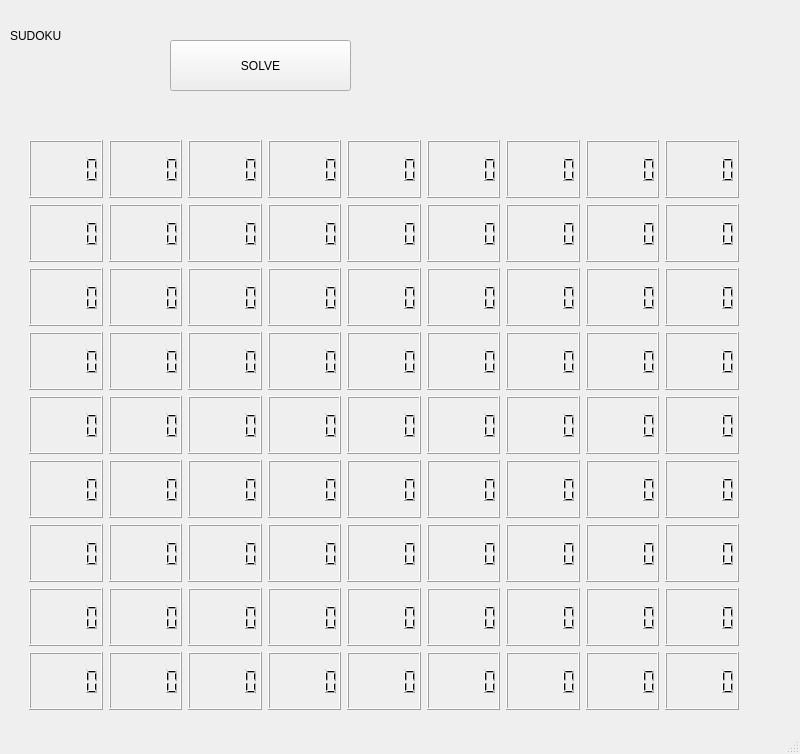
<?xml version="1.0" encoding="UTF-8"?>
<ui version="4.0">
 <class>MainWindow</class>
 <widget class="QMainWindow" name="MainWindow">
  <property name="geometry">
   <rect>
    <x>0</x>
    <y>0</y>
    <width>800</width>
    <height>754</height>
   </rect>
  </property>
  <property name="windowTitle">
   <string>MainWindow</string>
  </property>
  <widget class="QWidget" name="centralwidget">
   <widget class="QWidget" name="gridLayoutWidget">
    <property name="geometry">
     <rect>
      <x>29</x>
      <y>140</y>
      <width>710</width>
      <height>570</height>
     </rect>
    </property>
    <layout class="QGridLayout" name="gridLayout">
     <item row="0" column="2">
      <widget class="QLCDNumber" name="g02"/>
     </item>
     <item row="4" column="6">
      <widget class="QLCDNumber" name="g46"/>
     </item>
     <item row="1" column="5">
      <widget class="QLCDNumber" name="g15"/>
     </item>
     <item row="0" column="8">
      <widget class="QLCDNumber" name="g08"/>
     </item>
     <item row="4" column="4">
      <widget class="QLCDNumber" name="g44"/>
     </item>
     <item row="0" column="1">
      <widget class="QLCDNumber" name="g01"/>
     </item>
     <item row="6" column="8">
      <widget class="QLCDNumber" name="g68"/>
     </item>
     <item row="8" column="7">
      <widget class="QLCDNumber" name="g87"/>
     </item>
     <item row="3" column="3">
      <widget class="QLCDNumber" name="g33"/>
     </item>
     <item row="8" column="4">
      <widget class="QLCDNumber" name="g84"/>
     </item>
     <item row="4" column="1">
      <widget class="QLCDNumber" name="g41"/>
     </item>
     <item row="2" column="4">
      <widget class="QLCDNumber" name="g24"/>
     </item>
     <item row="4" column="5">
      <widget class="QLCDNumber" name="g45"/>
     </item>
     <item row="6" column="5">
      <widget class="QLCDNumber" name="g65"/>
     </item>
     <item row="8" column="1">
      <widget class="QLCDNumber" name="g81"/>
     </item>
     <item row="7" column="0">
      <widget class="QLCDNumber" name="g70"/>
     </item>
     <item row="6" column="2">
      <widget class="QLCDNumber" name="g62"/>
     </item>
     <item row="7" column="1">
      <widget class="QLCDNumber" name="g71"/>
     </item>
     <item row="7" column="8">
      <widget class="QLCDNumber" name="g78"/>
     </item>
     <item row="4" column="7">
      <widget class="QLCDNumber" name="g47"/>
     </item>
     <item row="4" column="8">
      <widget class="QLCDNumber" name="g48"/>
     </item>
     <item row="7" column="2">
      <widget class="QLCDNumber" name="g72"/>
     </item>
     <item row="6" column="7">
      <widget class="QLCDNumber" name="g67"/>
     </item>
     <item row="6" column="6">
      <widget class="QLCDNumber" name="g66"/>
     </item>
     <item row="1" column="8">
      <widget class="QLCDNumber" name="g18"/>
     </item>
     <item row="6" column="0">
      <widget class="QLCDNumber" name="g60"/>
     </item>
     <item row="1" column="6">
      <widget class="QLCDNumber" name="g16"/>
     </item>
     <item row="6" column="1">
      <widget class="QLCDNumber" name="g61"/>
     </item>
     <item row="6" column="3">
      <widget class="QLCDNumber" name="g63"/>
     </item>
     <item row="1" column="0">
      <widget class="QLCDNumber" name="g10"/>
     </item>
     <item row="8" column="5">
      <widget class="QLCDNumber" name="g85"/>
     </item>
     <item row="1" column="2">
      <widget class="QLCDNumber" name="g12"/>
     </item>
     <item row="5" column="2">
      <widget class="QLCDNumber" name="g52"/>
     </item>
     <item row="3" column="2">
      <widget class="QLCDNumber" name="g32"/>
     </item>
     <item row="7" column="6">
      <widget class="QLCDNumber" name="g76"/>
     </item>
     <item row="2" column="3">
      <widget class="QLCDNumber" name="g23"/>
     </item>
     <item row="2" column="8">
      <widget class="QLCDNumber" name="g28"/>
     </item>
     <item row="5" column="3">
      <widget class="QLCDNumber" name="g53"/>
     </item>
     <item row="1" column="7">
      <widget class="QLCDNumber" name="g17"/>
     </item>
     <item row="7" column="7">
      <widget class="QLCDNumber" name="g77"/>
     </item>
     <item row="8" column="3">
      <widget class="QLCDNumber" name="g83"/>
     </item>
     <item row="7" column="3">
      <widget class="QLCDNumber" name="g73"/>
     </item>
     <item row="0" column="3">
      <widget class="QLCDNumber" name="g03"/>
     </item>
     <item row="2" column="7">
      <widget class="QLCDNumber" name="g27"/>
     </item>
     <item row="1" column="4">
      <widget class="QLCDNumber" name="g14"/>
     </item>
     <item row="5" column="4">
      <widget class="QLCDNumber" name="g54"/>
     </item>
     <item row="0" column="7">
      <widget class="QLCDNumber" name="g07"/>
     </item>
     <item row="3" column="7">
      <widget class="QLCDNumber" name="g37"/>
     </item>
     <item row="3" column="5">
      <widget class="QLCDNumber" name="g35"/>
     </item>
     <item row="5" column="7">
      <widget class="QLCDNumber" name="g57"/>
     </item>
     <item row="8" column="6">
      <widget class="QLCDNumber" name="g86"/>
     </item>
     <item row="8" column="8">
      <widget class="QLCDNumber" name="g88"/>
     </item>
     <item row="5" column="1">
      <widget class="QLCDNumber" name="g51"/>
     </item>
     <item row="0" column="4">
      <widget class="QLCDNumber" name="g04"/>
     </item>
     <item row="4" column="0">
      <widget class="QLCDNumber" name="g40"/>
     </item>
     <item row="5" column="6">
      <widget class="QLCDNumber" name="g56"/>
     </item>
     <item row="2" column="2">
      <widget class="QLCDNumber" name="g22"/>
     </item>
     <item row="0" column="5">
      <widget class="QLCDNumber" name="g05"/>
     </item>
     <item row="2" column="0">
      <widget class="QLCDNumber" name="g20"/>
     </item>
     <item row="7" column="5">
      <widget class="QLCDNumber" name="g75"/>
     </item>
     <item row="7" column="4">
      <widget class="QLCDNumber" name="g74"/>
     </item>
     <item row="5" column="5">
      <widget class="QLCDNumber" name="g55"/>
     </item>
     <item row="3" column="8">
      <widget class="QLCDNumber" name="g38"/>
     </item>
     <item row="6" column="4">
      <widget class="QLCDNumber" name="g64"/>
     </item>
     <item row="2" column="6">
      <widget class="QLCDNumber" name="g26"/>
     </item>
     <item row="8" column="0">
      <widget class="QLCDNumber" name="g80"/>
     </item>
     <item row="3" column="0">
      <widget class="QLCDNumber" name="g30"/>
     </item>
     <item row="0" column="6">
      <widget class="QLCDNumber" name="g06"/>
     </item>
     <item row="1" column="1">
      <widget class="QLCDNumber" name="g11"/>
     </item>
     <item row="8" column="2">
      <widget class="QLCDNumber" name="g82"/>
     </item>
     <item row="4" column="3">
      <widget class="QLCDNumber" name="g43"/>
     </item>
     <item row="3" column="1">
      <widget class="QLCDNumber" name="g31"/>
     </item>
     <item row="5" column="0">
      <widget class="QLCDNumber" name="g50"/>
     </item>
     <item row="3" column="6">
      <widget class="QLCDNumber" name="g36"/>
     </item>
     <item row="1" column="3">
      <widget class="QLCDNumber" name="g13"/>
     </item>
     <item row="3" column="4">
      <widget class="QLCDNumber" name="g34"/>
     </item>
     <item row="5" column="8">
      <widget class="QLCDNumber" name="g58"/>
     </item>
     <item row="4" column="2">
      <widget class="QLCDNumber" name="g42"/>
     </item>
     <item row="2" column="5">
      <widget class="QLCDNumber" name="g25"/>
     </item>
     <item row="2" column="1">
      <widget class="QLCDNumber" name="g21"/>
     </item>
     <item row="0" column="0">
      <widget class="QLCDNumber" name="g00"/>
     </item>
    </layout>
   </widget>
   <widget class="QLabel" name="label">
    <property name="geometry">
     <rect>
      <x>10</x>
      <y>10</y>
      <width>411</width>
      <height>51</height>
     </rect>
    </property>
    <property name="text">
     <string>SUDOKU</string>
    </property>
   </widget>
   <widget class="QPushButton" name="pushButton">
    <property name="geometry">
     <rect>
      <x>170</x>
      <y>40</y>
      <width>181</width>
      <height>51</height>
     </rect>
    </property>
    <property name="text">
     <string>SOLVE</string>
    </property>
   </widget>
  </widget>
  <widget class="QMenuBar" name="menubar">
   <property name="geometry">
    <rect>
     <x>0</x>
     <y>0</y>
     <width>800</width>
     <height>21</height>
    </rect>
   </property>
  </widget>
  <widget class="QStatusBar" name="statusbar"/>
 </widget>
 <resources/>
 <connections/>
</ui>
